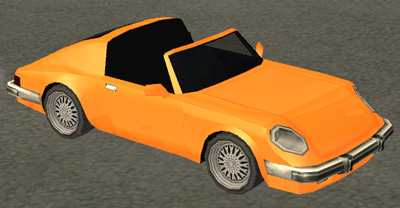
#> input picture car.jpg, 400 x 208 px, given in place of the camera
$ python project01.py
#> lines starting #> are read from the running program, lines starting #| are printed output that depends on the picture; after the words box and inside, x2 and y2 are one past the last pixel; in counts of white or black regions, pixels touching at a corner belong together
#> further down, frame is the input picture: shape (208, 400, 3); mean B, G, R 64.3, 103.5, 135.3
import cv2 as cv
import numpy as np

Cam = cv.VideoCapture(0)

MyColors = [[158, 73, 255, 179, 255, 255], [40, 31, 0, 94, 255, 225]]  # 0, 179, 176, 255, 114, 255
colorValues = [[0, 0, 255], [0, 255, 0]]
myPoints = []


def findColor(img, MyColors, colorValues):
    imghsv = cv.cvtColor(img, cv.COLOR_BGR2HSV)
#> imghsv: shape (208, 400, 3); mean H, S, V 25.9, 92.6, 135.7
    count = 0
    newPoints = []
    for color in MyColors:
        lower = np.array(color[0:3])
        upper = np.array(color[3:6])
        mask = cv.inRange(imghsv, lower, upper)
        x, y = getContours(mask)
        cv.circle(imgResult, (x, y), 10, colorValues[count], cv.FILLED)
        if x != 0 and y != 0:
            newPoints.append([x, y, count])
        count += 1
        cv.imshow(str(color[0]), mask)
#> this loop made 2 passes
#> (x, y) on passes 1 to 2: (0, 0), (0, 0)
#> pass 2, in findColor, `mask = cv.inRange(imghsv, lower, upper)`:
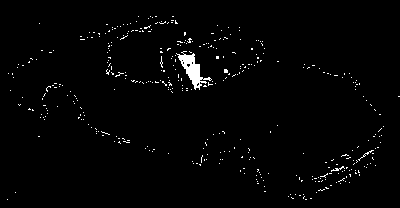
#> mask: shape (208, 400); 1.6% white; 393 white regions (390 under 20 px), largest, box (x1, y1, x2, y2) and area: (176, 51, 212, 90) 466, (331, 166, 345, 172) 26, (358, 150, 374, 161) 25
#> after the loop: imgResult: shape (208, 400, 3); 0.11% of pixels changed, all inside (x1, y1, x2, y2) = (0, 0, 11, 11)
#> after the loop, count = 2; newPoints = []
    return newPoints


def getContours(frame):
    contours, hierarchy = cv.findContours(frame, cv.RETR_EXTERNAL, cv.CHAIN_APPROX_NONE)
    x, y, w, h = 0, 0, 0, 0
    for c in contours:
        area = cv.contourArea(c)

        if area > 500:
            # cv.drawContours(imgResult, c, -1, (255, 0, 0), 5)
            peri = cv.arcLength(c, True)
            approx = cv.approxPolyDP(c, 0.02 * peri, True)
            x, y, w, h = cv.boundingRect(approx)
    return x + w // 2, y


def drawC(myPoints, colorValues):
    for p in myPoints:
        cv.circle(imgResult, (p[0], p[1]), 10, colorValues[p[2]], cv.FILLED)


while True:
    success, frame = Cam.read()
    imgResult = frame.copy()
    newPoints = findColor(frame, MyColors, colorValues)
#> newPoints = []
    if len(newPoints) != 0:
        for newp in newPoints:
            myPoints.append(newp)
    if len(myPoints) != 0:
        drawC(myPoints, colorValues)
    cv.imshow('Cam', imgResult)

    if cv.waitKey(1) & 0xFF == ord('s'):
#> (key Esc is pressed here)
        break

$ run again, on cat.jpg
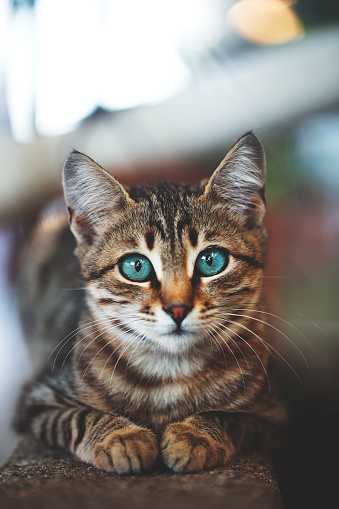
#> input picture cat.jpg, 339 x 509 px, given in place of the camera
#> frame is the input picture: shape (509, 339, 3); mean B, G, R 123.8, 129.2, 134.8
#> imghsv: shape (509, 339, 3); mean H, S, V 45.2, 44.8, 139.7
#> the loop in findColor, `for color in MyColors:` made 2 passes
#> (x, y) on passes 1 to 2: (0, 0), (317, 0)
#> pass 2, in findColor, `mask = cv.inRange(imghsv, lower, upper)`:
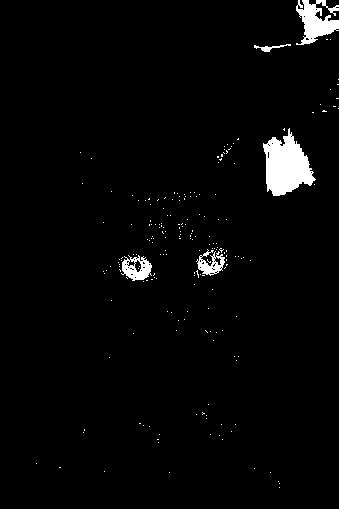
#> mask: shape (509, 339); 2.6% white; 202 white regions (197 under 20 px), largest, box (x1, y1, x2, y2) and area: (263, 128, 316, 196) 2154, (296, 0, 339, 45) 1067, (121, 255, 152, 281) 458, (196, 249, 225, 276) 362, (254, 44, 291, 52) 99
#> after the loop in findColor, `for color in MyColors:`:
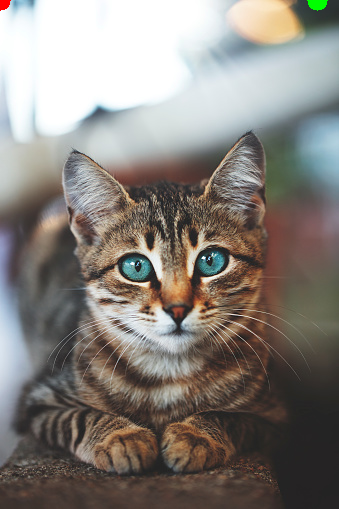
#> imgResult: shape (509, 339, 3); 0.15% of pixels changed, all inside (x1, y1, x2, y2) = (0, 0, 328, 11)
#> after the loop in findColor, `for color in MyColors:`: count = 2; newPoints = []

$ run again, on faces.jpg
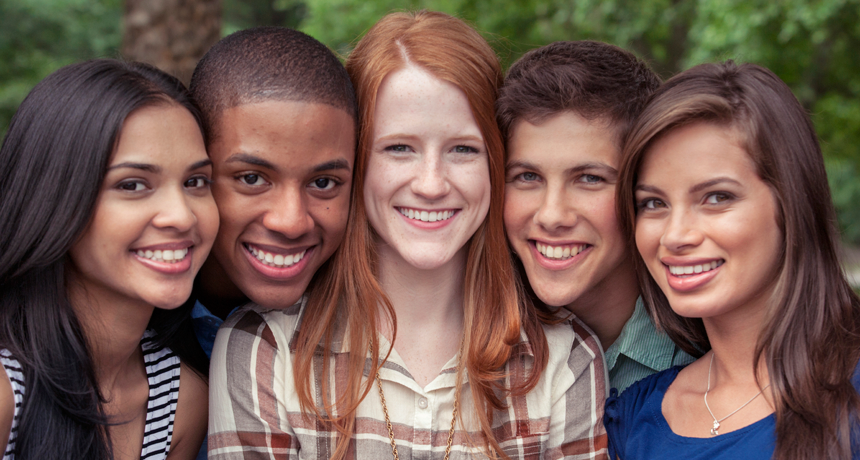
#> input picture faces.jpg, 860 x 460 px, given in place of the camera
#> frame is the input picture: shape (460, 860, 3); mean B, G, R 82.2, 90.8, 116.5
#> imghsv: shape (460, 860, 3); mean H, S, V 46.3, 95.3, 121
#> the loop in findColor, `for color in MyColors:` made 2 passes
#> (x, y) on passes 1 to 2: (0, 0), (60, 0)
#> pass 2, in findColor, `mask = cv.inRange(imghsv, lower, upper)`:
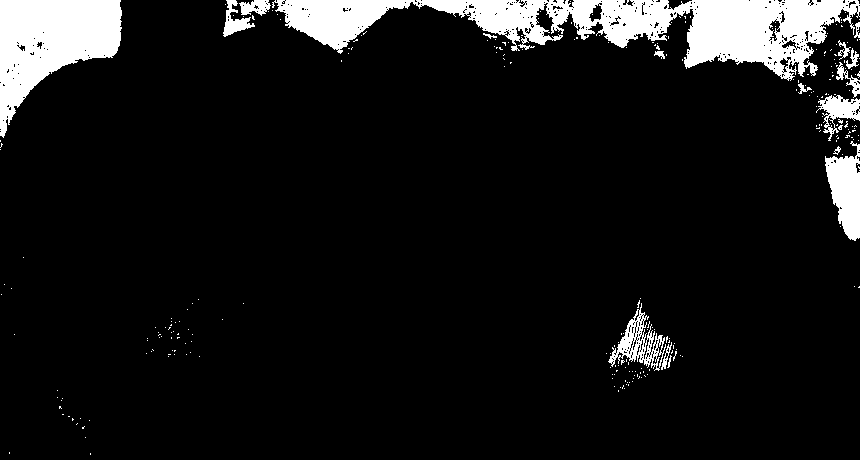
#> mask: shape (460, 860); 8.9% white; 268 white regions (251 under 20 px), largest, box (x1, y1, x2, y2) and area: (272, 0, 860, 81) 19619, (0, 0, 122, 138) 9277, (825, 141, 860, 241) 2138
#> after the loop in findColor, `for color in MyColors:`:
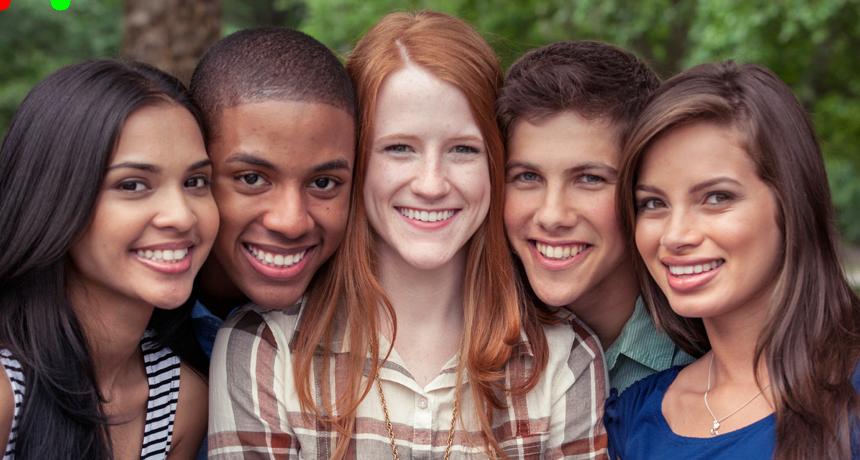
#> imgResult: shape (460, 860, 3); 0.07% of pixels changed, all inside (x1, y1, x2, y2) = (0, 0, 71, 11)
#> after the loop in findColor, `for color in MyColors:`: count = 2; newPoints = []
